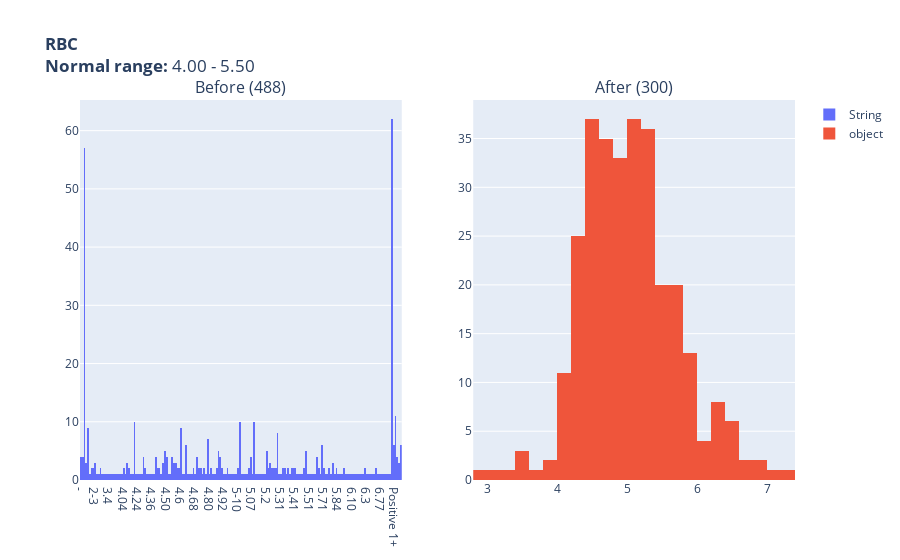

Notebook code cell kept with this figure:
### Code cell
lab_name = 'RBC'
normal_range = '4.00 - 5.50'
before_data = lab_df.loc[lab_df['labItemsNameRef'] == 'RBC']
after_data = selected_lab_df.loc[selected_lab_df['labItemsNameRef'] == 'RBC']

histogram_before_after(lab_name, 
                       normal_range, before_data,after_data)

### Figure 1 — Plotly figure (JSON) as saved in the notebook; plotly's stock layout.template omitted (floating-point values rounded to 4 significant figures; data arrays with more than 128 entries replaced by an {"elided": "..."} marker saying what was removed)
{"data": [{"hovertemplate": "RBC (4.00 - 5.50) Length: (488)", "name": "String", "type": "histogram", "x": {"elided": "488 str values"}, "xaxis": "x", "yaxis": "y"}, {"hovertemplate": "RBC (4.00 - 5.50) Length: (300)", "name": "object", "type": "histogram", "x": {"elided": "300 float values"}, "xaxis": "x2", "yaxis": "y2"}], "layout": {"annotations": [{"font": {"size": 16}, "showarrow": false, "text": "Before (488)", "x": 0.225, "xanchor": "center", "xref": "paper", "y": 1, "yanchor": "bottom", "yref": "paper"}, {"font": {"size": 16}, "showarrow": false, "text": "After (300)", "x": 0.775, "xanchor": "center", "xref": "paper", "y": 1, "yanchor": "bottom", "yref": "paper"}], "autosize": true, "title": {"text": "<b>RBC</b><br><b>Normal range:</b> 4.00 - 5.50"}, "xaxis": {"anchor": "y", "autorange": true, "domain": [0, 0.45], "range": [-0.5, 179.5], "type": "category"}, "xaxis2": {"anchor": "y2", "autorange": true, "domain": [0.55, 1], "range": [2.8, 7.4], "type": "linear"}, "yaxis": {"anchor": "x", "autorange": true, "domain": [0, 1], "range": [0, 65.26]}, "yaxis2": {"anchor": "x2", "autorange": true, "domain": [0, 1], "range": [0, 38.95]}}}
